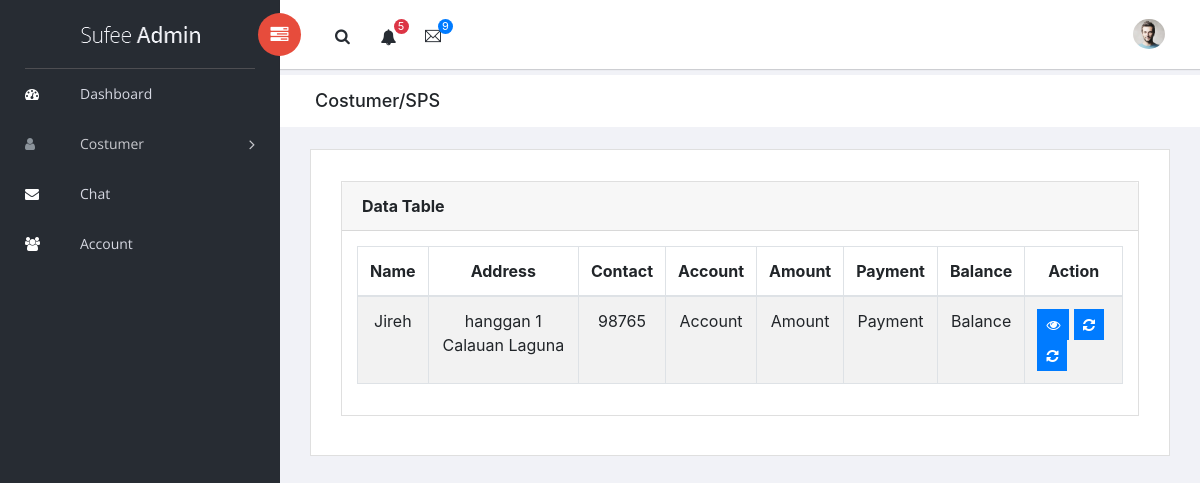
The app's page /admin/sps.php (signed in), older data.
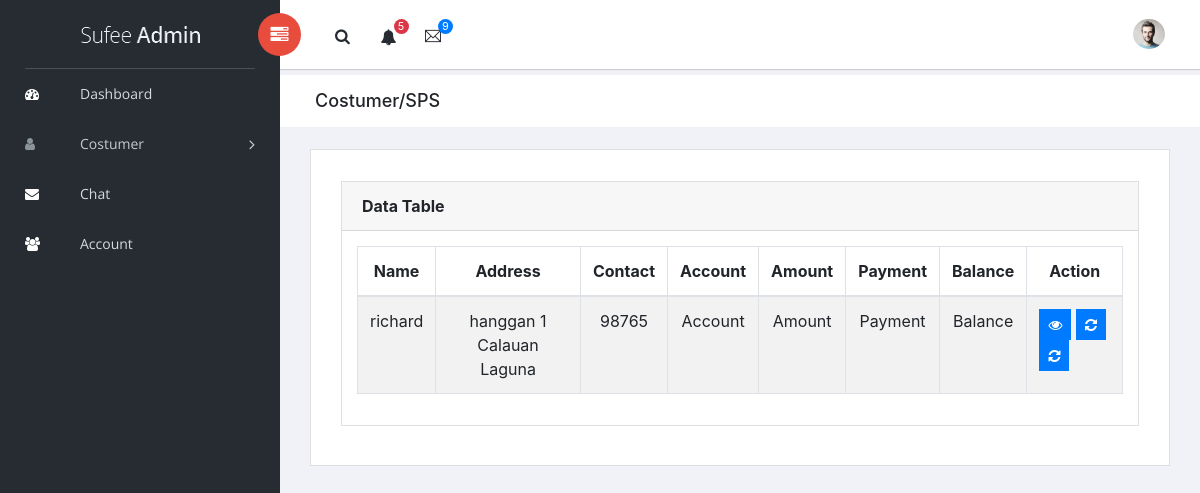
The same page, newer data.
### tables this page shows
CREATE TABLE `customer` (
  `customer_id` int(11) NOT NULL,
  `lname` varchar(255) NOT NULL,
  `fname` varchar(255) NOT NULL,
  `mname` varchar(255) NOT NULL,
  `category` varchar(255) NOT NULL,
  `permanent_address` varchar(255) NOT NULL,
  `email` varchar(255) NOT NULL,
  `date_birth` date NOT NULL,
  `mobile_no` int(11) NOT NULL,
  `id_number` int(11) NOT NULL,
  `mother_name` varchar(255) NOT NULL,
  `mother_no` int(11) NOT NULL,
  `father_name` varchar(255) NOT NULL,
  `father_no` int(11) NOT NULL,
  `spouse_name` varchar(255) NOT NULL,
  `spouse_no` int(11) NOT NULL,
  `company_affiliated` varchar(255) NOT NULL,
  `company_address` varchar(255) NOT NULL,
  `company_no` int(11) NOT NULL,
  `company_position` varchar(255) NOT NULL,
  `company_status` text NOT NULL
);

### admin/sps.php (the view, shortened to what the changed rows need)
<!doctype html>
<html class="no-js" lang="en">
<head>
    <link rel="stylesheet" href="vendors/bootstrap/dist/css/bootstrap.min.css">
    <link rel="stylesheet" href="vendors/font-awesome/css/font-awesome.min.css">
    <link rel="stylesheet" href="vendors/themify-icons/css/themify-icons.css">
    <link rel="stylesheet" href="vendors/flag-icon-css/css/flag-icon.min.css">
    <link rel="stylesheet" href="vendors/selectFX/css/cs-skin-elastic.css">
    <link rel="stylesheet" href="vendors/jqvmap/dist/jqvmap.min.css">
    <link rel="stylesheet" href="assets/css/style.css">
</head>
<body>
    <div id="right-panel" class="right-panel">
        <div class="breadcrumbs">
            <div class="col-sm-4">
                <div class="page-header float-left">
                    <div class="page-title">
                        <h1>Costumer/SPS</h1>
                    </div>
                </div>
            </div>
        </div>
        <div class="content mt-3">
            <div class="col-xl-12">
                <div class="card">
                    <div class="card-body">
                       <div class="content mt-3">
            <div class="animated fadeIn">
                <div class="row">
                    <div class="col-md-12">
                        <div class="card">
                            <div class="card-body">
                                <table id="bootstrap-data-table-export" class="table table-striped table-bordered">
                                    <thead>
                                        <tr>
                                            <th><center>Name</center></th>
                                            <th><center>Address</center></th>
                                            <th><center>Contact</center></th>
                                            <th><center>Account</center></th>
                                            <th><center>Amount</center></th>
                                            <th><center>Payment</center></th>
                                            <th><center>Balance</center></th>
                                            <th><center>Action</center></th>
                                        </tr>
                                    </thead>
                                    <tbody>
                                        <?php
                                        include_once("../auth.php");
                                        $query = mysqli_query($con,"SELECT * FROM customer WHERE category = 'sps' ");
                                        while ($row=mysqli_fetch_assoc($query)) { ?>
                                        <tr>
                                            <td><center><?php echo $row['fname'];  ?></center></td>
                                            <td><center><?php echo $row['permanent_address'];  ?></center></td>
                                            <td><center><?php echo $row['mobile_no'];  ?></center></td>
                                            <td><center>Account</center></td>
                                            <td><center>Amount</center></td>
                                            <td><center>Payment</center></td>
                                            <td><center>Balance</center></td>
                                            <td>
                                                 <button type="submit" class="btn btn-primary btn-sm viewbtn" data-toggle="modal" data-target="#view"><i class="fa fa-eye"></i> </button>
                                                 <button type="submit" class="btn btn-primary btn-sm updatebtn" data-toggle="modal" data-target="#update"><i class="fa fa-refresh"></i>
                                                 </button>
                                            <button type="submit" class="btn btn-primary btn-sm deletebtn" data-toggle="modal" data-target="#delete"><i class="fa fa-refresh"></i>
                                            </button>
                                            </td>
                                        </tr>
                                    <?php } ?>
                                    </tbody>
                                </table>
                            </div>
                        </div>
                    </div>
                </div>
            </div>
        </div>
                                  <br/><br/>
                                </div>
                              </div>
                            </div>
                        </div>
                    </div>
</body>
</html>

Row changes from the older to the newer data that the page shows:
removed customer: fname "Jireh", permanent_address "hanggan 1 Calauan Laguna", mobile_no "98765"
now on this page (row edited): customer: fname "richard", permanent_address "hanggan 1 Calauan Laguna", mobile_no "98765"
